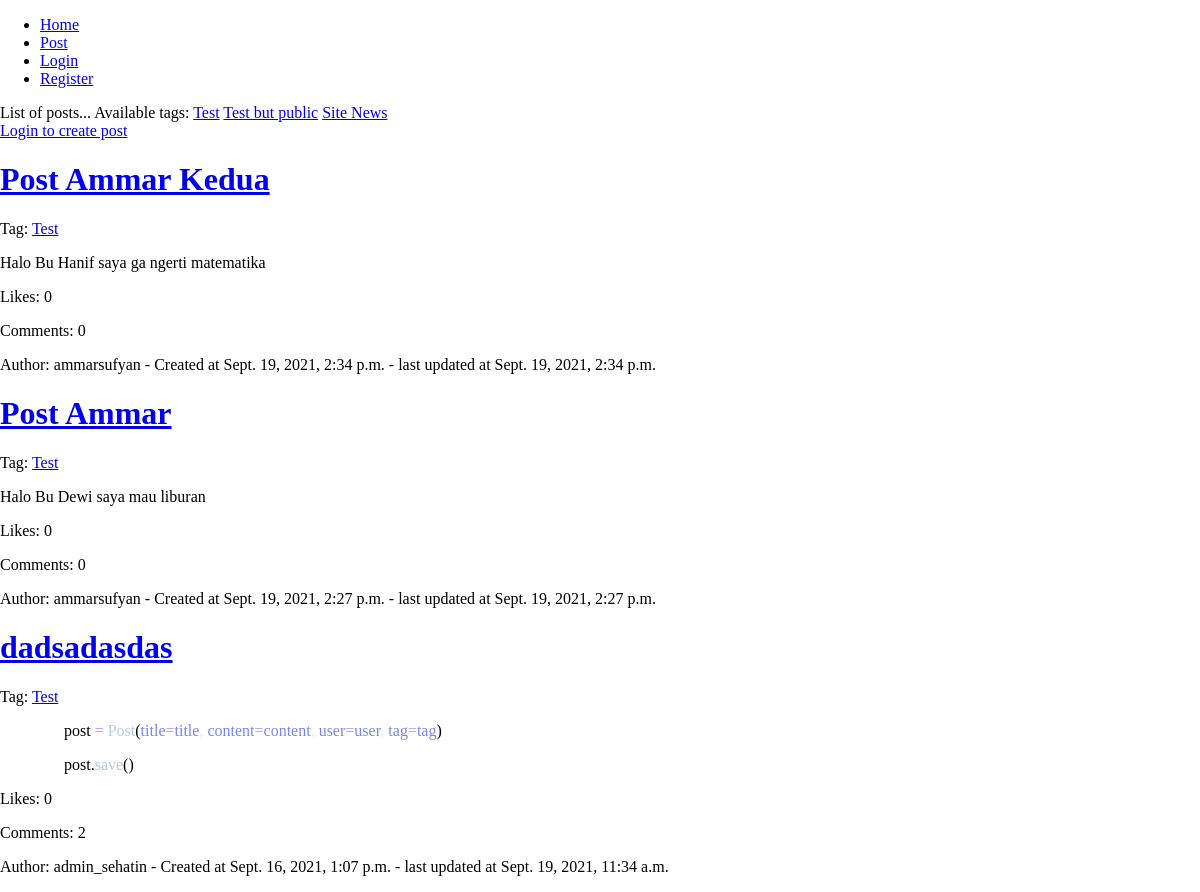
The app's page /post (upper part), older data.
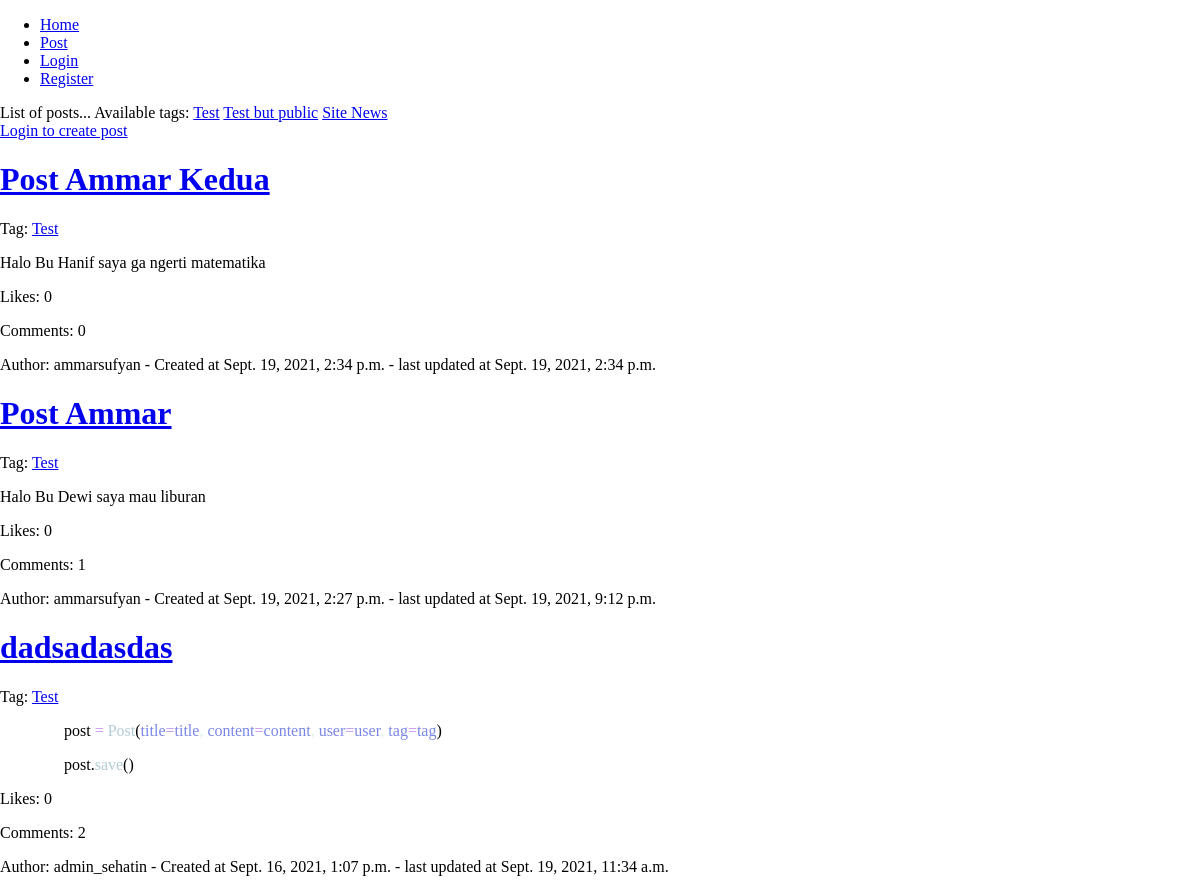
The same page, newer data.
### sehat_in_webproject/models.py (models this page shows)
class Post(models.Model): # Post
    id = models.AutoField(primary_key=True)
    title = models.CharField(max_length=200)
    content = models.TextField()
    tag = models.ForeignKey(Tag, on_delete=models.CASCADE, null=True)
    created_at = models.DateTimeField(auto_now_add=True)
    updated_at = models.DateTimeField(auto_now=True)
    user = models.ForeignKey(User, on_delete=models.SET_NULL, null=True)
    likes = models.IntegerField(default=0)
    comments = models.IntegerField(default=0)
    post_Type = models.CharField(max_length=50, default='forum')

class Tag(models.Model): # Tag of a post, will be generated by admin only
    name = models.CharField(max_length=50)
    adminOnly = models.BooleanField(default=False)

### sehat_in_webproject/views.py (the view)
# urls.py: path('post', views.post, name='post'),
def post(request):
    posts = Post.objects.all()
    tags = Tag.objects.all()
    return render(request, 'post/index.html', {'posts': posts.order_by('-created_at'), 'tags': tags})

### sehat_in_webproject/templatetags/space_to_dash.py (called while the page is built)
@register.filter
def space_to_dash(value):
    return value.replace(" ","-")

### templates/post/index.html (shortened to what this page needs)
<!DOCTYPE html>
<html lang="en">
{% load static %}
{% load space_to_dash %}
<head>
    <link rel="stylesheet" type="text/css" href="{% static 'css/style.css' %}">
</head>
<body>
    {% include 'templates/header.html' %}
    List of posts...
    Available tags:
    {% for tag in tags %}
        <a href="/post/tag/{{ tag.name|space_to_dash }}">{{ tag.name }}</a>
    {% endfor %}
    <br>
    {% if user.is_authenticated %}
        <a class="button" href="/post/create">Create Post</a>
    {% else %}
        <a class="button" href="/auth/login">Login to create post</a>
    {% endif %}
    {% for post in posts %}
    <div class="post-lists" id="post-id-{{ post.id }}">
        <h1><a href="/post/{{ post.id }}">{{ post.title }}</a></h1>
        <p>Tag: <a href="/post/tag/{{ post.tag.name }}">{{ post.tag.name }}</a></p>
        {% autoescape off %}
        <p>{{ post.content }}</p>
        {% endautoescape %}
        <p> Likes: {{ post.likes }}</p>
        <p> Comments: {{ post.comments }}</p> <p>
        <p> Author: {% if post.user == null %}deleted{% else %}{{ post.user }}{% endif %} - Created at {{ post.created_at }} - last updated at {{ post.updated_at }}</p>
    </div>
    {% endfor %}
</body>
</html>

Row changes from the older to the newer data that the page shows:
changed Post "Post Ammar": comments "0" → "1"; updated_at "Sept. 19, 2021, 2:27 p.m." → "Sept. 19, 2021, 9:12 p.m."
